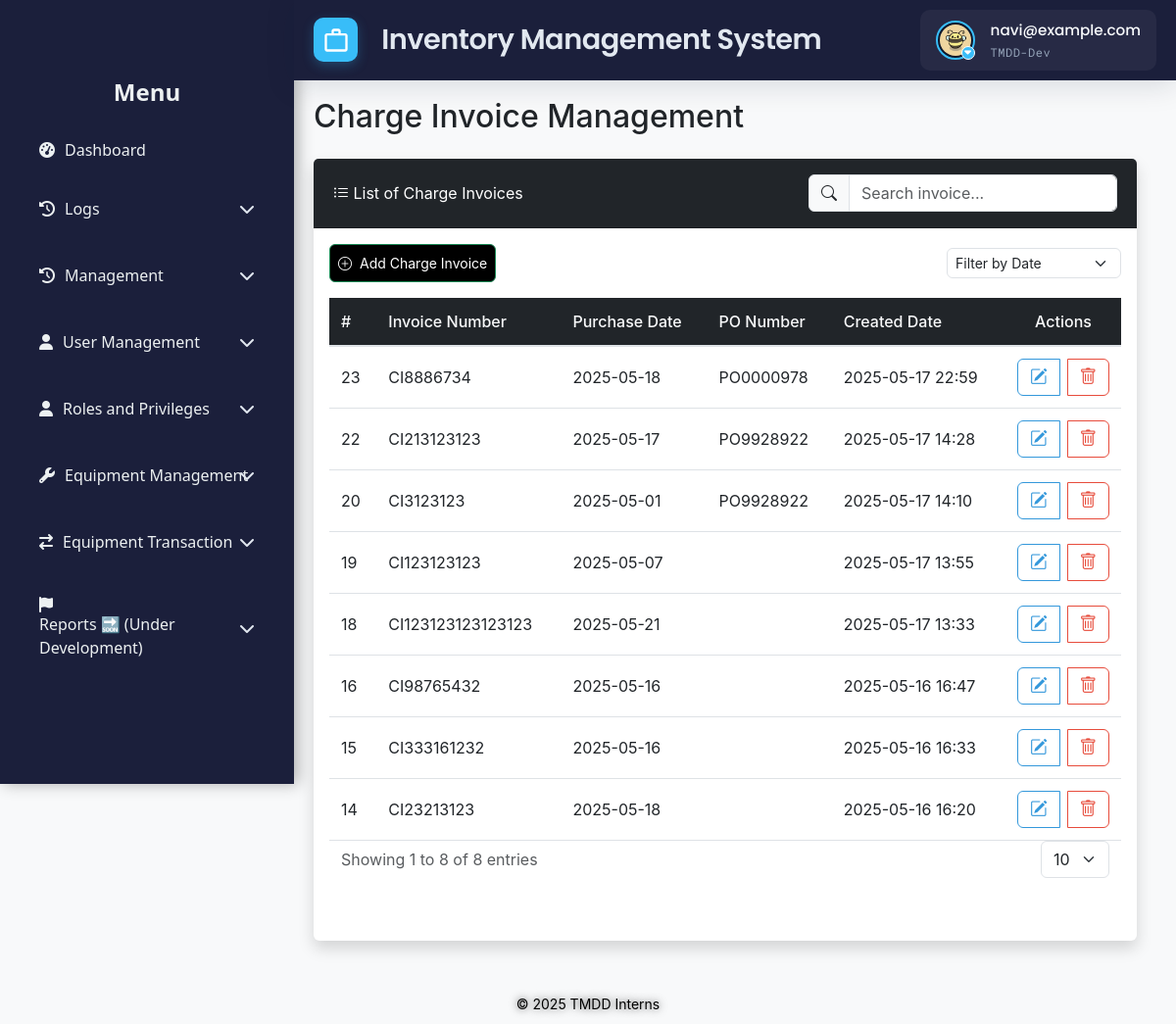
Screenshot of /src/view/php/modules/equipment_transactions/charge_invoice.php (signed in) with the database file from the repository.
### tables this page shows
CREATE TABLE IF NOT EXISTS `users` (
  `id` int NOT NULL AUTO_INCREMENT,
  `username` varchar(50) NOT NULL,
  `email` varchar(100) NOT NULL,
  `password` varchar(255) NOT NULL,
  `first_name` varchar(100) DEFAULT NULL,
  `last_name` varchar(100) DEFAULT NULL,
  `date_created` timestamp NULL DEFAULT CURRENT_TIMESTAMP,
  `status` enum('Offline','Online') NOT NULL,
  `is_disabled` tinyint(1) NOT NULL DEFAULT '0',
  `profile_pic_path` varchar(2048) DEFAULT NULL,
  PRIMARY KEY (`id`),
  UNIQUE KEY `username` (`username`),
  UNIQUE KEY `email` (`email`)
);

CREATE TABLE IF NOT EXISTS `charge_invoice` (
  `id` int NOT NULL AUTO_INCREMENT,
  `invoice_no` varchar(20) DEFAULT NULL,
  `date_of_purchase` date NOT NULL,
  `po_no` varchar(20) DEFAULT NULL,
  `date_created` datetime DEFAULT CURRENT_TIMESTAMP,
  `is_disabled` tinyint(1) NOT NULL DEFAULT '0',
  PRIMARY KEY (`id`),
  UNIQUE KEY `invoice_no` (`invoice_no`),
  KEY `po_no` (`po_no`)
);

### src/control/RBACService.php (called while the page is built, shortened)
<?php
final class RBACService
{
    private array $privileges = [];
    public function __construct(
        private \PDO $pdo,
        int $userId
    ) {
        $this->loadUserPrivileges($userId);
    }
    private function loadUserPrivileges(int $userId): void
    {
        $sql = <<<'SQL'
        SELECT
          m.module_name,
          p.priv_name
        FROM user_department_roles ur
        JOIN roles r
          ON ur.role_id = r.id
         AND r.is_disabled = 0
        JOIN role_module_privileges rmp
          ON rmp.role_id = r.id
        JOIN modules m
          ON rmp.module_id = m.id
        JOIN privileges p
          ON rmp.privilege_id = p.id
         AND p.is_disabled = 0
       WHERE ur.user_id = ?
    SQL;
        $stmt = $this->pdo->prepare($sql);
        $stmt->execute([$userId]);
        while ($row = $stmt->fetch(\PDO::FETCH_ASSOC)) {
            $this->privileges[$row['module_name']][] = $row['priv_name'];
        }
    }
    public function hasPrivilege(string $module, string $priv): bool
    {
        return isset($this->privileges[$module])
            && in_array($priv, $this->privileges[$module], true);
    }
}

### src/view/php/modules/equipment_transactions/charge_invoice.php (the view, shortened to what this page needs)
<?php
require_once '../../../../../config/ims-tmdd.php';
include '../../general/header.php';
$rbac = new RBACService($pdo, $_SESSION['user_id']);
$rbac->requirePrivilege('Equipment Transactions', 'View');
$canCreate = $rbac->hasPrivilege('Equipment Transactions', 'Create');
$canModify = $rbac->hasPrivilege('Equipment Transactions', 'Modify');
$canDelete = $rbac->hasPrivilege('Equipment Transactions', 'Remove');
if (isset($_SESSION['user_id'])) {
    $pdo->exec("SET @current_user_id = " . (int)$_SESSION['user_id']);
    $pdo->exec("SET @current_module = 'Charge Invoice'");
} else {
    $pdo->exec("SET @current_user_id = NULL");
    $pdo->exec("SET @current_module = NULL");
}
$ipAddress = $_SERVER['REMOTE_ADDR'];
$pdo->exec("SET @current_ip = '" . $ipAddress . "'");
$errors = $_SESSION['errors']  ?? [];
try {
    $stmt = $pdo->prepare("
        SELECT
            ci.*,
            po.date_of_order,
            po.no_of_units,
            po.item_specifications
        FROM charge_invoice AS ci
        LEFT JOIN purchase_order AS po
            ON ci.po_no = po.po_no
        WHERE
            ci.is_disabled = 0
          AND (
                ci.po_no      IS NULL      -- no PO selected
             OR ci.po_no      = ''        -- empty string
             OR po.is_disabled = 0        -- PO exists and is not disabled
          )
        ORDER BY ci.id DESC
    ");
    $stmt->execute();
    $chargeInvoices = $stmt->fetchAll(PDO::FETCH_ASSOC);
} catch (PDOException $e) {
    $errors[] = "Error retrieving Charge Invoices: " . $e->getMessage();
}
?>
<!DOCTYPE html>
<html lang="en">
<head>
    <link href="https://cdn.jsdelivr.net/npm/bootstrap@5.3.0/dist/css/bootstrap.min.css" rel="stylesheet">
    <link href="https://cdn.jsdelivr.net/npm/bootstrap-icons@1.10.5/font/bootstrap-icons.css" rel="stylesheet">
    <link href="https://cdn.jsdelivr.net/npm/select2@4.1.0-rc.0/dist/css/select2.min.css" rel="stylesheet">
    <link href="../../../styles/css/equipment-transactions.css" rel="stylesheet">
</head>
<body>
    <?php include('../../general/sidebar.php'); ?>
    <div class="main-content">
        <h2 class="mb-4">Charge Invoice Management</h2>
        <div class="card shadow">
            <div class="card-header bg-dark text-white d-flex justify-content-between align-items-center">
                <span><i class="bi bi-list-ul"></i> List of Charge Invoices</span>
                <div class="input-group w-auto">
                    <span class="input-group-text"><i class="bi bi-search"></i></span>
                    <input type="text" id="searchInvoice" class="form-control" placeholder="Search invoice...">
                </div>
            </div>
            <div class="card-body p-3">
                <div class="d-flex justify-content-between align-items-center mb-3">
                    <?php if ($canCreate): ?>
                        <button type="button" class="btn btn-success btn-sm" data-bs-toggle="modal"
                            data-bs-target="#addInvoiceModal">
                            <i class="bi bi-plus-circle"></i> Add Charge Invoice
                        </button>
                    <?php else: ?>
                        <div></div>
                    <?php endif; ?>
                    <select class="form-select form-select-sm" id="dateFilter" style="width: auto;">
                        <option value="">Filter by Date</option>
                    </select>
                </div>
                <div class="table-responsive" id="table">
                    <table id="invoiceTable" class="table table-hover">
                        <thead class="table-dark">
                            <tr>
                                <th>#</th>
                                <th>Invoice Number</th>
                                <th>Purchase Date</th>
                                <th>PO Number</th>
                                <th>Created Date</th>
                                <th class="text-center">Actions</th>
                            </tr>
                        </thead>
                        <tbody>
                            <?php if (!empty($chargeInvoices)): ?>
                                <?php foreach ($chargeInvoices as $invoice): ?>
                                    <tr>
                                        <td><?php echo htmlspecialchars($invoice['id']); ?></td>
                                        <td><?php echo htmlspecialchars($invoice['invoice_no'] ?? ''); ?></td>
                                        <td><?php echo htmlspecialchars($invoice['date_of_purchase'] ?? ''); ?></td>
                                        <td><?php echo htmlspecialchars($invoice['po_no'] ?? ''); ?></td>
                                        <td><?php echo date('Y-m-d H:i', strtotime($invoice['date_created'] ?? '')); ?></td>
                                        <td class="text-center">
                                            <div class="btn-group" role="group">
                                                <?php if ($canModify): ?>
                                                    <a class="btn btn-sm btn-outline-primary edit-invoice"
                                                        data-id="<?php echo htmlspecialchars($invoice['id']); ?>"
                                                        data-invoice="<?php echo htmlspecialchars($invoice['invoice_no'] ?? ''); ?>"
                                                        data-date="<?php echo htmlspecialchars($invoice['date_of_purchase'] ?? ''); ?>"
                                                        data-po="<?php echo htmlspecialchars($invoice['po_no'] ?? ''); ?>">
                                                        <i class="bi bi-pencil-square"></i> <span>Edit</span>
                                                    </a>
                                                <?php endif; ?>
                                                <?php if ($canDelete): ?>
                                                    <a class="btn btn-sm btn-outline-danger delete-invoice"
                                                        data-id="<?php echo htmlspecialchars($invoice['id']); ?>"
                                                        href="#">
                                                        <i class="bi bi-trash"></i> <span>Remove</span>
                                                    </a>
                                                <?php endif; ?>
                                            </div>
                                        </td>
                                    </tr>
                                <?php endforeach; ?>
                            <?php else: ?>
                                <tr>
                                    <td colspan="6">No Charge Invoices found.</td>
                                </tr>
                            <?php endif; ?>
                        </tbody>
                    </table>
                    <div class="container-fluid">
                        <div class="row align-items-center g-3">
                            <div class="col-12 col-sm-auto">
                                <div class="text-muted">
                                    Showing <span id="currentPage">1</span> to <span id="rowsPerPage">20</span> of <span
                                        id="totalRows">100</span> entries
                                </div>
                            </div>
                            <div class="col-12 col-sm-auto ms-sm-auto">
                                <div class="d-flex align-items-center gap-2">
                                    <select id="rowsPerPageSelect" class="form-select" style="width: auto;">
                                        <option value="10" selected>10</option>
                                    </select>
                                </div>
                            </div>
                        </div>
                        <div class="row mt-3">
                            <div class="col-12">
                            </div>
                        </div>
                    </div>
                </div>
            </div>
        </div>
    </div>
    <div id="toastContainer" class="position-fixed bottom-0 end-0 p-3" style="z-index: 1055;"></div>
    <?php include '../../general/footer.php'; ?>
</body>
</html>

### src/view/php/general/header.php (shortened to what this page needs)
<?php
$user_id = $_SESSION['user_id'] ?? null;
if ($user_id !== null) {
   $stmt = $pdo->prepare("SELECT profile_pic_path FROM users WHERE id = ?");
   $stmt->execute([$user_id]);
   $user = $stmt->fetch(PDO::FETCH_ASSOC);
} else {
   die("User not logged in.");
}
$role = isset($_SESSION["role"]) ? $_SESSION["role"] : "";
$email = $_SESSION['email'];
?>
<!DOCTYPE html>
<html lang="en">
<head>
    <link href="https://cdn.jsdelivr.net/npm/bootstrap@5.2.3/dist/css/bootstrap.min.css" rel="stylesheet">
    <link href="https://cdn.jsdelivr.net/npm/bootstrap-icons@1.10.3/font/bootstrap-icons.css" rel="stylesheet">
    <link rel="stylesheet"
          href="https://cdn.jsdelivr.net/npm/bootstrap@5.3.0/dist/css/bootstrap.min.css">
    <link rel="stylesheet"
          href="https://cdnjs.cloudflare.com/ajax/libs/font-awesome/6.4.0/css/all.min.css">
    <link href="https://cdn.jsdelivr.net/npm/select2@4.1.0-rc.0/dist/css/select2.min.css" rel="stylesheet" />
    <link href="https://cdn.jsdelivr.net/npm/select2@4.1.0-rc.0/dist/css/select2.min.css" rel="stylesheet" />
    <link rel="stylesheet" href="<?php echo BASE_URL; ?>src/view/styles/css/toast.css">
    <link rel="stylesheet" href="<?php echo BASE_URL; ?>src/view/styles/css/header_footer.css">
</head>
<body>
<header class="header">
      <div class="logo-container">
        <div class="logo-icon">
            <svg viewBox="0 0 24 24">
                <path d="M20 6h-4V4c0-1.1-.9-2-2-2h-4c-1.1 0-2 .9-2 2v2H4c-1.1 0-2 .9-2 2v12c0 1.1.9 2 2 2h16c1.1 0 2-.9 2-2V8c0-1.1-.9-2-2-2zM10 4h4v2h-4V4zm10 16H4V8h16v12z"/>
            </svg>
        </div>
        <div>
            <div class="logo-text">Inventory Management System</div>
        </div>
    </div>
    <div class="header-widgets">
        <div class="user-profile" onclick="toggleDropdown()">
            <div class="profile-picture-container">
            <img
                src="<?= BASE_URL .
                    (
                        !empty($user['profile_pic_path'])
                            ? 'public/' . htmlspecialchars($user['profile_pic_path'])
                            : 'public/assets/img/default_profile.jpg'
                    )
                ?>"
                alt="User Profile"
                class="profile-picture"
            />
                <span class="dropdown-indicator"><i class="fas fa-caret-down"></i></span>
            </div>
            <div class="user-info">
                <div class="user-name"><?php echo $email; ?></div>
                <div class="user-role"><?php echo $role; ?> </div>
            </div>
        </div>
    </div>
</header>
</body>
</html>

### src/view/styles/css/toast.css (style rules this page uses)
#toastContainer { position: fixed; bottom: 30px; right: 30px; z-index: 9999; width: 420px; pointer-events: none; }

### src/view/styles/css/header_footer.css (style rules this page uses)
* { margin: 0; padding: 0; box-sizing: border-box; }
body { background: #f5f7fb; }
.header { display: flex; justify-content: space-between; align-items: center; background: #1B1F3B; padding: 10px 20px; box-shadow: 0 4px 30px rgba(11, 25, 51, 0.15); position: fixed; top: 0; left: 300px; right: 0; z-index: 900; }
.main-content { margin-left: 300px; padding-top: 70px; }
.logo-container { display: flex; align-items: center; gap: 1.2rem; }
.logo-icon { width: 45px; height: 45px; background: #38BDF8; border-radius: 10px; display: grid; place-items: center; box-shadow: 0 4px 12px rgba(56, 189, 248, 0.25); margin-left: 0; }
.logo-icon svg { width: 28px; height: 28px; fill: white; }
.logo-text { font-family: 'Poppins', sans-serif; font-size: 1.8rem; font-weight: 600; color: #E2E8F0; letter-spacing: -0.5px; margin-left: 5px; }
.header-widgets { display: flex; align-items: center; gap: 2.5rem; }
.user-profile { display: flex; align-items: center; gap: 1rem; padding: 0.6rem 1rem; background: rgba(255, 255, 255, 0.05); border-radius: 10px; position: relative; cursor: pointer; width: 100%; }
.user-info { display: flex; flex-direction: column; gap: 2px; }
.user-name { font-family: 'Poppins', sans-serif; color: #F8FAFC; font-size: 0.95rem; font-weight: 500; }
.user-role { font-family: 'Roboto Mono', monospace; color: #94A3B8; font-size: 0.75rem; letter-spacing: 0.5px; }
.profile-picture-container { position: relative; display: inline-block; }
.profile-picture { width: 40px; height: 40px; border-radius: 50%; border: 2px solid #38BDF8; object-fit: cover; padding: 2px; background: #0F172A; }
.dropdown-indicator { position: absolute; bottom: 0; right: 0; background-color: #38bdf8; color: white; font-size: 0.7rem; width: 14px; height: 14px; border-radius: 50%; display: grid; place-items: center; border: 1px solid white; pointer-events: none; }

### src/view/styles/css/sidebar.css (style rules this page uses)
:root { --sidebar-bg-start: #2c3e50; --sidebar-bg-end: #34495e; --sidebar-text: #ecf0f1; --hover-bg: rgba(255, 255, 255, 0.1); }

### rows the page displays
users: profile_pic_path (picture)
charge_invoice: id "23", invoice_no "CI8886734", date_of_purchase "2025-05-18", po_no "PO0000978", date_created "2025-05-17 22:59"
charge_invoice: id "22", invoice_no "CI213123123", date_of_purchase "2025-05-17", po_no "PO9928922", date_created "2025-05-17 14:28"
charge_invoice: id "20", invoice_no "CI3123123", date_of_purchase "2025-05-01", po_no "PO9928922", date_created "2025-05-17 14:10"
charge_invoice: id "19", invoice_no "CI123123123", date_of_purchase "2025-05-07", date_created "2025-05-17 13:55"
charge_invoice: id "18", invoice_no "CI123123123123123", date_of_purchase "2025-05-21", date_created "2025-05-17 13:33"
charge_invoice: id "16", invoice_no "CI98765432", date_of_purchase "2025-05-16", date_created "2025-05-16 16:47"
charge_invoice: id "15", invoice_no "CI333161232", date_of_purchase "2025-05-16", date_created "2025-05-16 16:33"
charge_invoice: id "14", invoice_no "CI23213123", date_of_purchase "2025-05-18", date_created "2025-05-16 16:20"

### other values shown
$email "navi@example.com"
$role "TMDD-Dev"
